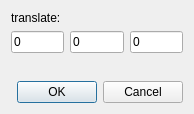
<?xml version="1.0" encoding="UTF-8"?>
<ui version="4.0">
 <class>pqSQTranslateDialog</class>
 <widget class="QDialog" name="pqSQTranslateDialog">
  <property name="geometry">
   <rect>
    <x>0</x>
    <y>0</y>
    <width>194</width>
    <height>114</height>
   </rect>
  </property>
  <property name="windowTitle">
   <string>Dialog</string>
  </property>
  <layout class="QVBoxLayout" name="verticalLayout">
   <item>
    <widget class="QLabel" name="label">
     <property name="text">
      <string>translate:</string>
     </property>
    </widget>
   </item>
   <item>
    <layout class="QHBoxLayout" name="horizontalLayout">
     <item>
      <widget class="QLineEdit" name="tx">
       <property name="text">
        <string>0</string>
       </property>
      </widget>
     </item>
     <item>
      <widget class="QLineEdit" name="ty">
       <property name="text">
        <string>0</string>
       </property>
      </widget>
     </item>
     <item>
      <widget class="QLineEdit" name="tz">
       <property name="text">
        <string>0</string>
       </property>
      </widget>
     </item>
    </layout>
   </item>
   <item>
    <spacer name="verticalSpacer">
     <property name="orientation">
      <enum>Qt::Vertical</enum>
     </property>
     <property name="sizeHint" stdset="0">
      <size>
       <width>20</width>
       <height>9</height>
      </size>
     </property>
    </spacer>
   </item>
   <item>
    <widget class="QDialogButtonBox" name="buttonBox">
     <property name="orientation">
      <enum>Qt::Horizontal</enum>
     </property>
     <property name="standardButtons">
      <set>QDialogButtonBox::Cancel|QDialogButtonBox::Ok</set>
     </property>
    </widget>
   </item>
  </layout>
 </widget>
 <resources/>
 <connections>
  <connection>
   <sender>buttonBox</sender>
   <signal>accepted()</signal>
   <receiver>pqSQTranslateDialog</receiver>
   <slot>accept()</slot>
   <hints>
    <hint type="sourcelabel">
     <x>248</x>
     <y>254</y>
    </hint>
    <hint type="destinationlabel">
     <x>157</x>
     <y>274</y>
    </hint>
   </hints>
  </connection>
  <connection>
   <sender>buttonBox</sender>
   <signal>rejected()</signal>
   <receiver>pqSQTranslateDialog</receiver>
   <slot>reject()</slot>
   <hints>
    <hint type="sourcelabel">
     <x>316</x>
     <y>260</y>
    </hint>
    <hint type="destinationlabel">
     <x>286</x>
     <y>274</y>
    </hint>
   </hints>
  </connection>
 </connections>
</ui>
